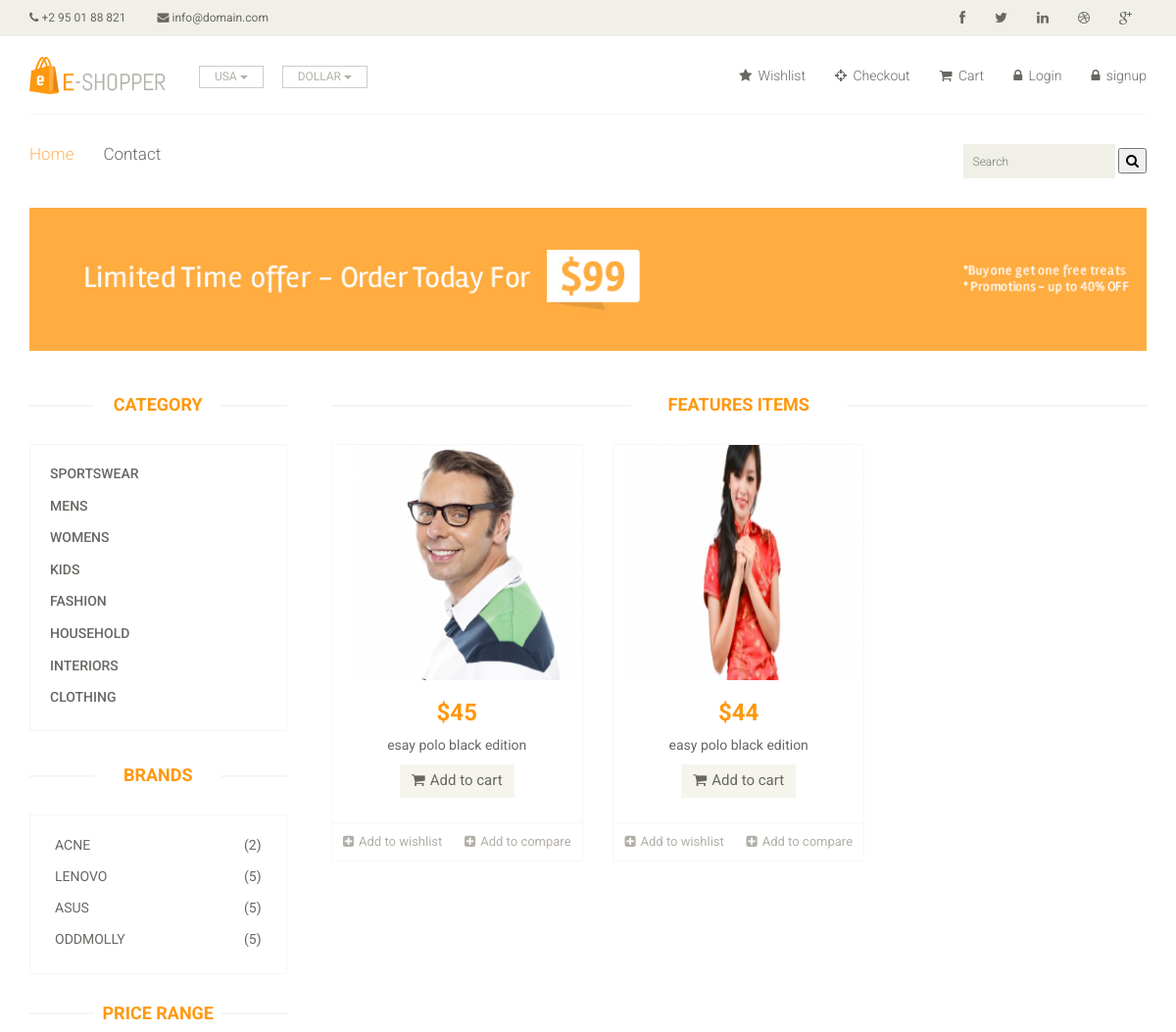
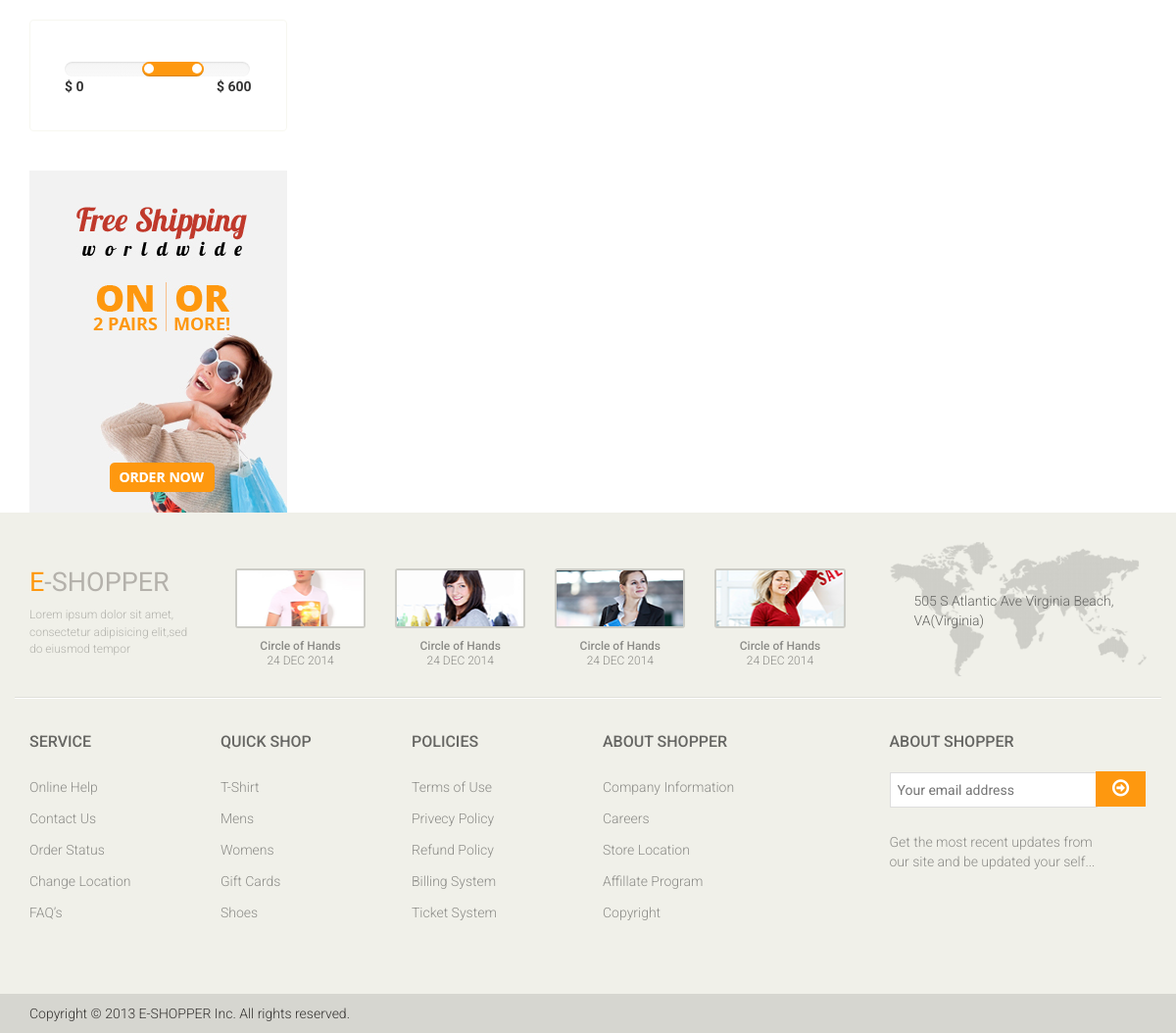
The app's page /brand/lenovo with its own data (2 pictures, top to bottom).
### home/models.py (models this page shows, shortened)
class Category(models.Model):
    name = models.CharField(max_length=200)
    slug = models.CharField(max_length=500 , unique = True)

class Brand(models.Model):
    name = models.CharField(max_length = 200)
    image = models.ImageField(upload_to='media' , blank=True)
    numbers_of_products = models.IntegerField(default = 0)
    slug = models.CharField(max_length=500 , blank = True)

class Product(models.Model):
    name = models.CharField(max_length=200)
    price = models.IntegerField()
    discounted_price = models.IntegerField(default=0)
    image = models.ImageField(upload_to='media')
    description = models.TextField(blank=True)
    specification = models.TextField(blank = True)
    category = models.ForeignKey(Category, on_delete = models.CASCADE)
    brand = models.ForeignKey(Brand,on_delete=models.CASCADE,related_name="products")
    stock = models.CharField(choices = STOCK , max_length=50)
    labels = models.CharField(choices = LABELS , max_length=50 , blank=True)
    slug = models.CharField(max_length= 500 , blank = True)
    published_date = models.DateTimeField(default=now,editable= False ,blank=True)

### home/views.py (the view)
# urls.py: path('brand/<slug>', BrandView.as_view(), name="brand"),
class BrandView(Base):
    def get(self,request,slug):
        brand_id = Brand.objects.get(slug = slug).id # slug = slug le index.html ma category for loop bata chaleko xa tellai execute garxa
        self.views['brand_products'] = Product.objects.filter(brand_id = brand_id)
        self.views['categories'] = Category.objects.all()
        self.views['brands'] = Brand.objects.all()
        self.views['count'] = Product.objects.filter(brand_id=brand_id).count()
        return render(request,"brands.html",self.views)

### templates/brands.html (shortened to what this page needs)
{% extends 'base.html' %}
{%block content%}
{%load static%}
	<section id="advertisement">
		<div class="container">
			<img src="images/shop/advertisement.jpg" alt="" />
		</div>
	</section>
	<section>
		<div class="container">
			<div class="row">
				<div class="col-sm-3">
					<div class="left-sidebar">
						<h2>Category</h2>
						<div class="panel-group category-products" id="accordian">
							{%for cat in categories%}
							<div class="panel panel-default">
								<div class="panel-heading">
									<h4 class="panel-title"><a href="/category/{{cat.slug}}">{{cat.name}}</a></h4>
								</div>
							</div>
							{%endfor%}
						</div>
						<div class="brands_products">
							<h2>Brands</h2>
							<div class="brands-name">
								<ul class="nav nav-pills nav-stacked">
									{%for brand in brands %}
									<li><a href="/brand/{{brand.slug}}"> <span class="pull-right">({{brand.numbers_of_products}})</span>{{brand.name}}</a></li>
									{%endfor%}
								</ul>
							</div>
						</div>
						<div class="price-range">
							<h2>Price Range</h2>
							<div class="well">
								 <input type="text" class="span2" value="" data-slider-min="0" data-slider-max="600" data-slider-step="5" data-slider-value="[250,450]" id="sl2" ><br />
								 <b>$ 0</b> <b class="pull-right">$ 600</b>
							</div>
						</div>
						<div class="shipping text-center">
							<img src="{%static 'images/home/shipping.jpg' %}" alt="" />
						</div>
					</div>
				</div>
				<div class="col-sm-9 padding-right">
					<div class="features_items">
						<h2 class="title text-center">Features Items</h2>
						{%for brand_product in brand_products%}
						<div class="col-sm-4">
							<div class="product-image-wrapper">
								<div class="single-products">
									<a href="/product/{{brand_product.slug}}">
									<div class="productinfo text-center">
										<img src="{{brand_product.image.url}}" alt="" style="height:30vh;"/>
										<h2>${{brand_product.price}}</h2>
										<p>{{brand_product.name}}</p>
										<a href="/add_to_cart/{{brand_product.slug}}" class="btn btn-default add-to-cart"><i class="fa fa-shopping-cart"></i>Add to cart</a>
									</div>
									</a>
								</div>
								<div class="choose">
									<ul class="nav nav-pills nav-justified">
										<li><a href=""><i class="fa fa-plus-square"></i>Add to wishlist</a></li>
										<li><a href=""><i class="fa fa-plus-square"></i>Add to compare</a></li>
									</ul>
								</div>
							</div>
						</div>
						{%endfor%}
					</div>
				</div>
			</div>
		</div>
	</section>
{%endblock%}

### static/css/main.css (style rules this page uses)
body { font-family: 'Roboto', sans-serif; background:; position: relative; font-weight:400px; }
ul li { list-style: none; }
a { -webkit-transition: 300ms; -moz-transition: 300ms; -o-transition: 300ms; transition: 300ms; }
h1, h2, h3, h4, h5, h6 { font-family: 'Roboto', sans-serif; }
.category-products { border: 1px solid #F7F7F0; margin-bottom: 35px; padding-bottom: 20px; padding-top: 15px; }
.left-sidebar h2, .brands_products h2 { color: #FE980F; font-family: 'Roboto', sans-serif; font-size: 18px; font-weight: 700; margin: 0 auto 30px; text-align: center; text-transform: uppercase; position: relative; z-index:3; }
.left-sidebar h2:after, h2.title:after { content: " "; position: absolute; border: 1px solid #f5f5f5; bottom:8px; left: 0; width: 100%; height: 0; z-index: -2; }
.left-sidebar h2:before { content: " "; position: absolute; background: #fff; bottom: -6px; width: 130px; height: 30px; z-index: -1; left: 50%; margin-left: -65px; }
h2.title:before { content: " "; position: absolute; background: #fff; bottom: -6px; width: 220px; height: 30px; z-index: -1; left: 50%; margin-left: -110px; }
.category-products .panel { background-color: #FFFFFF; border: 0px; border-radius: 0px; box-shadow:none; margin-bottom: 0px; }
.category-products .panel-default .panel-heading { background-color: #FFFFFF; border: 0 none; color: #FFFFFF; padding: 5px 20px; }
.category-products .panel-default .panel-heading .panel-title a { color: #696763; font-family: 'Roboto', sans-serif; font-size: 14px; text-decoration: none; text-transform: uppercase; }
.brands-name { border: 1px solid #F7F7F0; padding-bottom: 20px; padding-top: 15px; }
.brands-name .nav-stacked li a { background-color: #FFFFFF; color: #696763; font-family: 'Roboto', sans-serif; font-size: 14px; padding: 5px 25px; text-decoration: none; text-transform: uppercase; }
.shipping { background-color: #F2F2F2; margin-top: 40px; overflow: hidden; padding-top: 20px; position: relative; }
.price-range { margin-top:30px; }
.well { background-color: #FFFFFF; border: 1px solid #F7F7F0; border-radius: 4px; box-shadow: none; margin-bottom: 20px; min-height: 20px; padding: 35px; }
.padding-right { padding-right: 0; }
.features_items { overflow:hidden; }
h2.title { color: #FE980F; font-family: 'Roboto', sans-serif; font-size: 18px; font-weight: 700; margin: 0 15px; text-transform: uppercase; margin-bottom: 30px; position: relative; }
.product-image-wrapper { border:1px solid #F7F7F5; overflow: hidden; margin-bottom:30px; }
.single-products { position: relative; }
.productinfo h2 { color: #FE980F; font-family: 'Roboto', sans-serif; font-size: 24px; font-weight: 700; }
.productinfo p { font-family: 'Roboto', sans-serif; font-size: 14px; font-weight: 400; color: #696763; }
.productinfo img { width: 100%; }
.productinfo { position:relative; }
.add-to-cart { background:#F5F5ED; border: 0 none; border-radius: 0; color: #696763; font-family: 'Roboto', sans-serif; font-size: 15px; margin-bottom: 25px; }
.add-to-cart i { margin-right:5px; }
.choose { border-top: 1px solid #F7F7F0; }
.choose ul li a { color: #B3AFA8; font-family: 'Roboto', sans-serif; font-size: 13px; padding-left: 0; padding-right: 0; }
.choose ul li a i { margin-right:5px; }
#advertisement { padding-bottom: 45px; }
#advertisement img { width: 100%; }

### records on screen
Category: name "SPORTSWEAR"
Category: name "MENS"
Category: name "WOMENS"
Category: name "KIDS"
Category: name "FASHION"
Category: name "HOUSEHOLD"
Category: name "INTERIORS"
Category: name "CLOTHING"
Brand: numbers_of_products "2", name "ACNE"
Brand: numbers_of_products "5", name "LENOVO"
Brand: numbers_of_products "5", name "ASUS"
Brand: numbers_of_products "5", name "ODDMOLLY"
Product: image (picture), price "45", name "esay polo black edition"
Product: image (picture), price "44", name "easy polo black edition"
